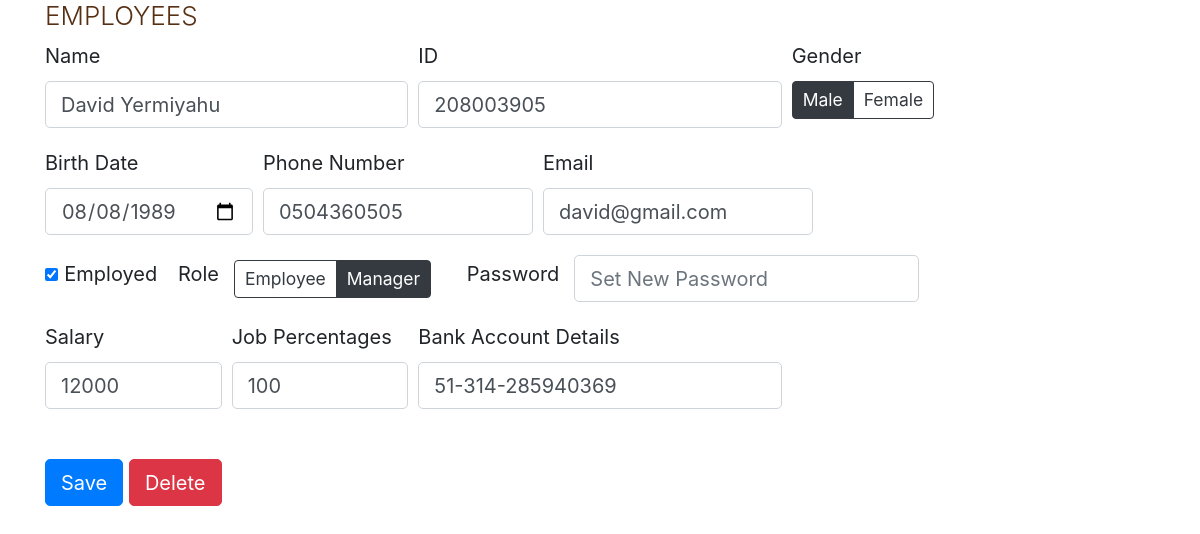
Screenshot of /employees/208003905 (signed in) with the database file from the repository.
### pets/models/person.py (models this page shows, shortened)
class Person(db.Model):
    __tablename__ = "people"
    id = db.Column(db.String(10), primary_key=True, unique=True)
    name = db.Column(db.String(50))
    gender = db.Column(db.Enum(Gender, name="person_gender"))
    role = db.Column(db.Enum(Role))
    birth_date = db.Column(db.DateTime, nullable=True)
    phone_number = db.Column(db.String, nullable=True)
    email = db.Column(db.String, nullable=True)
    __mapper_args__ = {
        'polymorphic_identity': 'people',
        'polymorphic_on': role
    }

### pets/models/manager.py (models this page shows, shortened)
class Manager(Employee, UserMixin):
    __tablename__ = 'managers'
    id = db.Column(db.String(10), db.ForeignKey('employees.id'), primary_key=True)
    password = db.Column(db.String(100))
    __mapper_args__ = {
        'polymorphic_identity': Role.Manager,
    }

### pets/models/employee.py (models this page shows, shortened)
class Employee(Person):
    __tablename__ = 'employees'
    id = db.Column(db.String(10), db.ForeignKey('people.id'), primary_key=True)
    salary = db.Column(db.Integer)
    job_percentages = db.Column(db.Integer, default=100)
    bank_account_details = db.Column(db.String(250), nullable=True)
    is_employed = db.Column(db.Boolean, default=True)
    __mapper_args__ = {
        'polymorphic_identity': Role.Employee,
    }

### pets/controllers/employees.py (the view)
@employees.route("/employees/<employee_id>", methods=["GET"])
@login_required
def get_employee(employee_id):
    try:
        employee = Employee.query.get(employee_id)
        if not employee:
            raise ValueError("Employee ID {} was not found".format(employee_id))
    except Exception as ex:
        flash("Error: {}".format(ex), "error")
        return redirect(url_for("employees.get_all_employees"))
    return render_template("employees/view.html", method="POST", action="/employees/{}".format(employee_id), employee=employee)

### pets/templates/employees/view.html (shortened to what this page needs)
{% extends "base.html" %}
{% block content %}
<div class="container center_div">
    <h3 class="title">Employees</h3>
    <form method="{{ method }}" action="{{ action }}" autocomplete="off">
        <div class="form-row">
            <div class="col-md-4 mb-3">
                <label for="employeeName">Name</label>
                <input name="name" type="text" class="form-control" id="employeeName" value="{{ employee.name if employee else '' }}" required>
            </div>
            <div class="col-md-4 mb-3">
                <label for="employeeId">ID</label>
                <input name="id" type="text" class="form-control" id="employeeId" value="{{ employee.id }}" required>
            </div>
            <div class="col-md-1 mb-0">
                <label>Gender</label>
                <div class="btn-group btn-group-toggle" data-toggle="buttons">
                    <label class="btn btn-outline-dark btn-sm active">
                        <input type="radio" name="gender" id="employeeGenderMale" autocomplete="off" value="Male" {{ "checked" if not employee or employee.gender.name == "Male" else "" }} required > Male
                    </label>
                    <label class="btn btn-outline-dark btn-sm">
                        <input type="radio" name="gender" id="employeeGenderFemale" autocomplete="off" value="Female" {{ "checked" if employee and employee.gender.name == "Female" else "" }}> Female
                    </label>
                </div>
            </div>
        </div>
        <div class="form-row">
            <div class="col-md-0 mb-3">
                <label for="personBirthDate">Birth Date</label>
                <input name="birth_date" type="date" class="form-control" id="personBirthDate" value="{{ employee.birth_date.strftime("%Y-%m-%d") if employee and employee.birth_date else "" }}">
            </div>
            <div class="col-md-3 mb-2">
                <label for="personPhoneNumber">Phone Number</label>
                <input name="phone_number" type="text" class="form-control" id="personPhoneNumber" value="{{ employee.phone_number if employee and employee.phone_number else ""}}">
            </div>
            <div class="col-md-3 mb-3">
                <label for="personEmail">Email</label>
                <input name="email" type="text" class="form-control" id="personEmail" value="{{ employee.email if employee and employee.email else ""}}">
            </div>
        </div>
        <div class="form-group row">
            <div class="col-sm-10">
                <div class="form-check form-check-inline">
                    <input class="form-check-input" type="checkbox" id="employeeIsEmployed" name="is_employed" {{ "checked" if not employee or employee.is_employed else "" }}>
                    <label class="form-check-label" for="employeeIsEmployed">Employed</label>
                </div>
                <div class="form-check form-check-inline">
                    <label>Role</label>
                    <div class="col-sm-10">
                        <div class="btn-group btn-group-toggle" data-toggle="buttons">
                            <label class="btn btn-outline-dark btn-sm active">
                                Employee
                            </label>
                            <label class="btn btn-outline-dark btn-sm">
                                <input type="radio" name="role" autocomplete="off" id="personRoleManager" value="Manager" {{ "checked" if employee and employee.role.name == "Manager" else "" }} onchange="roleCheck();" > Manager
                            </label>
                        </div>
                    </div>
                </div>
                <div class="form-check form-check-inline" id="password-section">
                    <div class="form-check form-check-inline">
                        <label id="lblManagerPassword" for="txtManagerPassword">Password</label>
                    </div>
                    <input name="password" type="password" class="form-control" id="txtManagerPassword" value="" placeholder="Set New Password">
                </div>
            </div>
        </div>
        <div class="form-row">
            <div class="col-md-2 mb-3">
                <label for="employeeSalary">Salary</label>
                <input name="salary" type="number" min="0" class="form-control" id="employeeSalary" value="{{ employee.salary if employee and employee.salary else "" }}" required>
            </div>
            <div class="col-md-2 mb-2">
                <label for="employeeJobPercentages">Job Percentages</label>
                <input name="job_percentages" type="number" min="0" max="100" step="5" class="form-control" id="employeeJobPercentages" value="{{ employee.job_percentages if employee and employee.job_percentages else "100"}}" required>
            </div>
            <div class="col-md-4 mb-3">
                <label for="employeeBankAccountDetails">Bank Account Details</label>
                <input name="bank_account_details" type="text" class="form-control" id="employeeBankAccountDetails" value="{{ employee.bank_account_details if employee and employee.bank_account_details else ""}}">
            </div>
        </div>
        <br/>
        <div class="form-group row">
            <div class="col-sm-10">
                <button type="submit" class="btn btn-primary">Save</button>
                {% if employee %}
                    <a href="#myModal" class="trigger-btn" data-toggle="modal">
                        <button type="button" class="btn btn-danger">Delete</button>
                    </a>
                {% endif %}
            </div>
        </div>
    </form>
</div>
{% endblock %}

### pets/static/css/style.css (style rules this page uses)
* { margin: 0; padding: 0; box-sizing: border-box; }
html { background-color: #fff; color: #555; font-family: 'Rubik', sans-serif; font-weight: 300; font-size: 20px; text-rendering: optimizeLegibility; scroll-behavior: smooth; }
h1, h2, h3 { font-weight: 300; text-transform: uppercase; }
h2,h3 { color: #573014; }
h3 { font-size: 130%; }
.row { display: -ms-flexbox; display: flex; -ms-flex-wrap: wrap; flex-wrap: wrap; }

### rows the page displays
Person: name "David Yermiyahu", birth_date "08/08/1989", phone_number "0504360505", email "david@gmail.com"
Manager: id "208003905"
Employee: salary "12000", job_percentages "100", bank_account_details "51-314-285940369"
